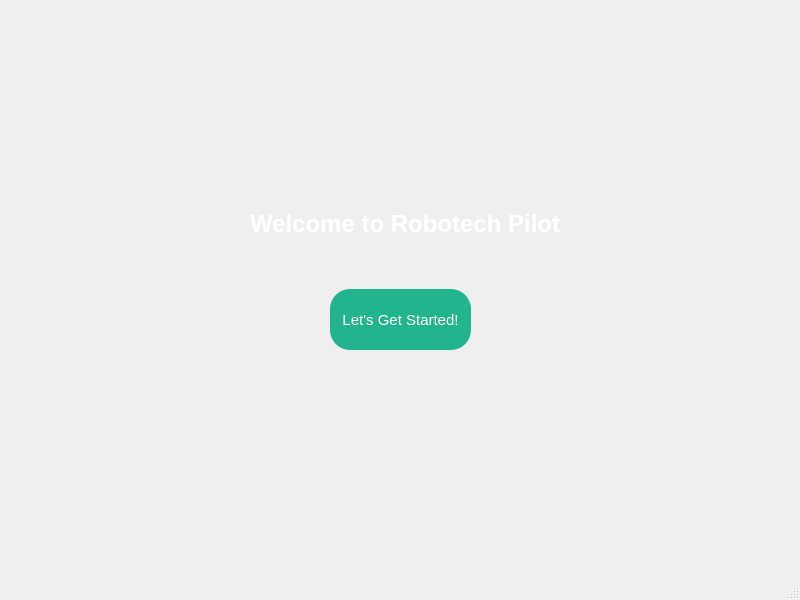
<?xml version="1.0" encoding="UTF-8"?>
<ui version="4.0">
 <class>IntroWindow</class>
 <widget class="QMainWindow" name="IntroWindow">
  <property name="geometry">
   <rect>
    <x>0</x>
    <y>0</y>
    <width>800</width>
    <height>600</height>
   </rect>
  </property>
  <property name="sizePolicy">
   <sizepolicy hsizetype="MinimumExpanding" vsizetype="MinimumExpanding">
    <horstretch>100</horstretch>
    <verstretch>100</verstretch>
   </sizepolicy>
  </property>
  <property name="minimumSize">
   <size>
    <width>500</width>
    <height>500</height>
   </size>
  </property>
  <property name="windowTitle">
   <string>MainWindow</string>
  </property>
  <property name="styleSheet">
   <string notr="true">position: relative;
</string>
  </property>
  <widget class="QWidget" name="centralwidget">
   <layout class="QGridLayout" name="gridLayout_4">
    <item row="0" column="0">
     <widget class="QWidget" name="widget" native="true">
      <property name="sizePolicy">
       <sizepolicy hsizetype="Fixed" vsizetype="Fixed">
        <horstretch>0</horstretch>
        <verstretch>0</verstretch>
       </sizepolicy>
      </property>
      <property name="minimumSize">
       <size>
        <width>500</width>
        <height>500</height>
       </size>
      </property>
      <widget class="QPushButton" name="pushButton">
       <property name="geometry">
        <rect>
         <x>180</x>
         <y>250</y>
         <width>141</width>
         <height>61</height>
        </rect>
       </property>
       <property name="sizePolicy">
        <sizepolicy hsizetype="Fixed" vsizetype="Fixed">
         <horstretch>0</horstretch>
         <verstretch>0</verstretch>
        </sizepolicy>
       </property>
       <property name="styleSheet">
        <string notr="true">font-size: 15px;
color: #fff;
background-color: #22B38F;
border-radius: 20px;
position: absolute;

</string>
       </property>
       <property name="text">
        <string>Let's Get Started!</string>
       </property>
      </widget>
      <widget class="QLabel" name="label">
       <property name="geometry">
        <rect>
         <x>100</x>
         <y>160</y>
         <width>341</width>
         <height>51</height>
        </rect>
       </property>
       <property name="sizePolicy">
        <sizepolicy hsizetype="Fixed" vsizetype="Fixed">
         <horstretch>0</horstretch>
         <verstretch>0</verstretch>
        </sizepolicy>
       </property>
       <property name="styleSheet">
        <string notr="true">color: #fff;
font-size: 12px;</string>
       </property>
       <property name="text">
        <string>&lt;html&gt;&lt;head/&gt;&lt;body&gt;&lt;h1 style=&quot; margin-top:18px; margin-bottom:12px; margin-left:0px; margin-right:0px; -qt-block-indent:0; text-indent:0px;&quot;&gt;&lt;span style=&quot; font-size:36pt; font-weight:600;&quot;&gt;Welcome to Robotech Pilot&lt;/span&gt;&lt;/h1&gt;&lt;/body&gt;&lt;/html&gt;</string>
       </property>
      </widget>
     </widget>
    </item>
   </layout>
  </widget>
  <widget class="QMenuBar" name="menubar">
   <property name="geometry">
    <rect>
     <x>0</x>
     <y>0</y>
     <width>800</width>
     <height>20</height>
    </rect>
   </property>
  </widget>
  <widget class="QStatusBar" name="statusbar"/>
 </widget>
 <resources/>
 <connections/>
</ui>
